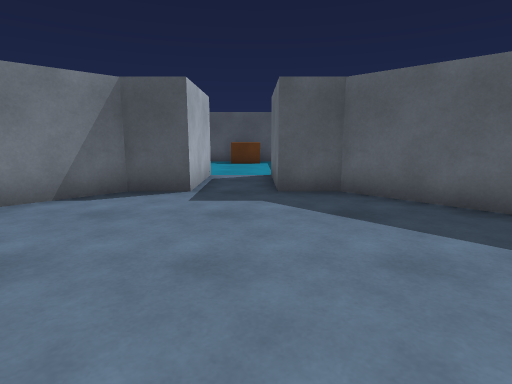
View 1 (above)

16 first-person views from a walk through a 3-D level made in the Unity game engine. The camera is 1.2 m above the floor, tilts 10° down and sees 80° across. The floor is counted in squares, 1 m on a side. Each view is taken from the middle of a square. On the plan, view 1 faces up. The plan holds only what a view shows up to about 13 squares ahead; the rest is blank. The player is left out.

View 2
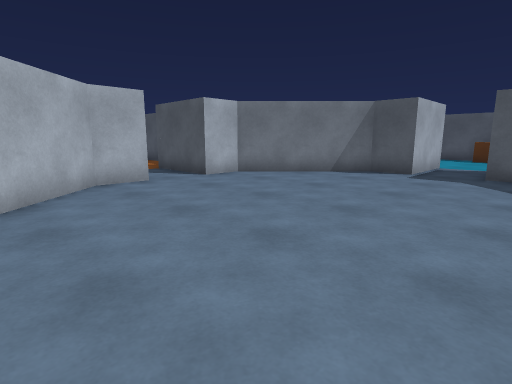

View 3
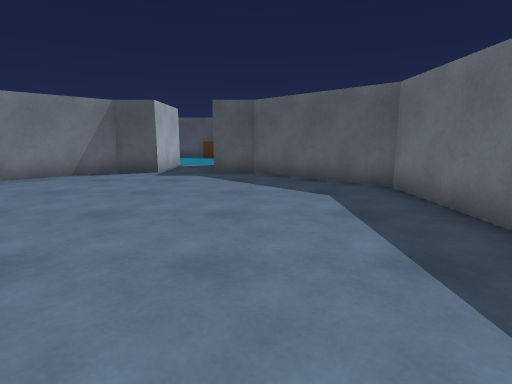

View 4
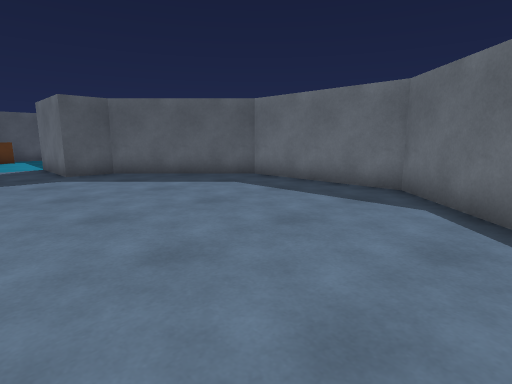

View 5
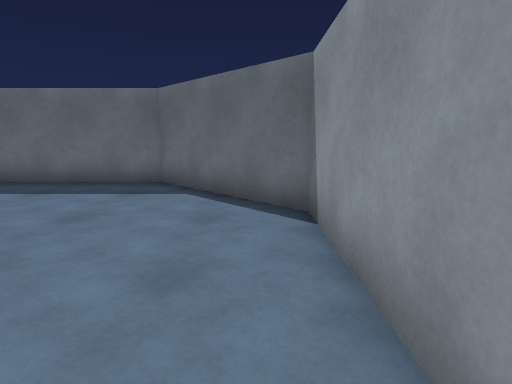

View 6
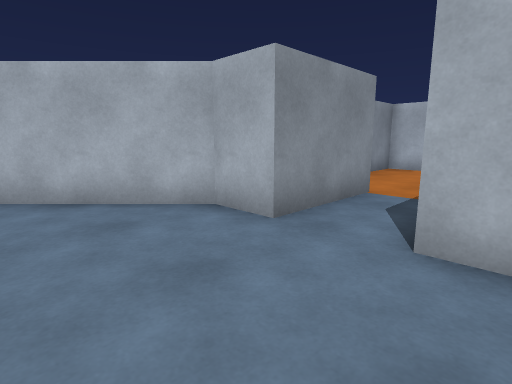

View 7
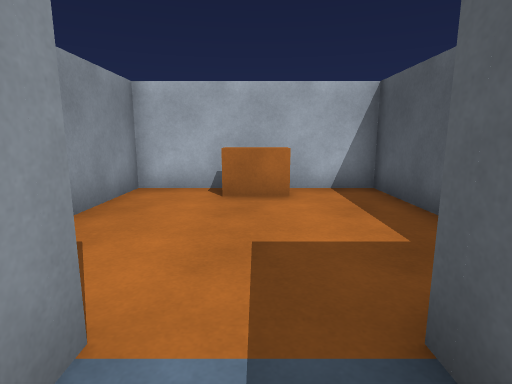

View 8
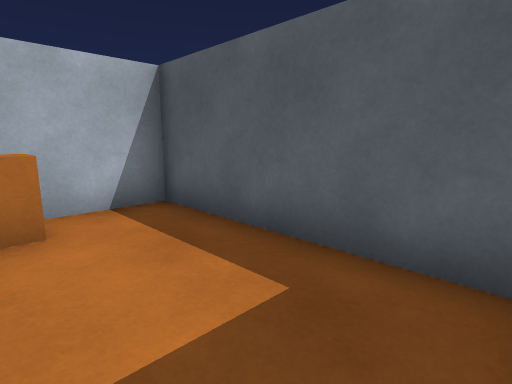

View 9
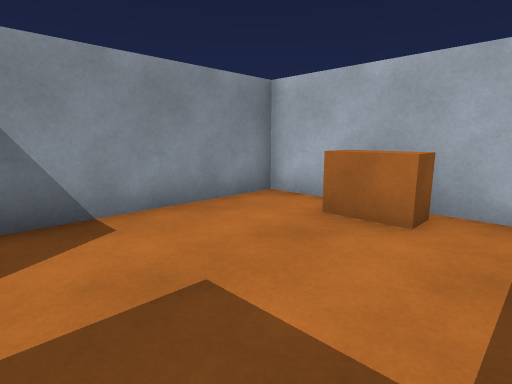

View 10
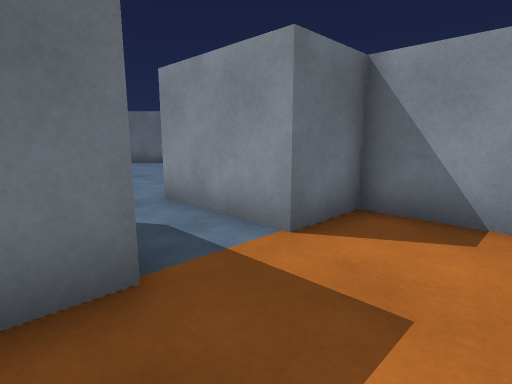

View 11
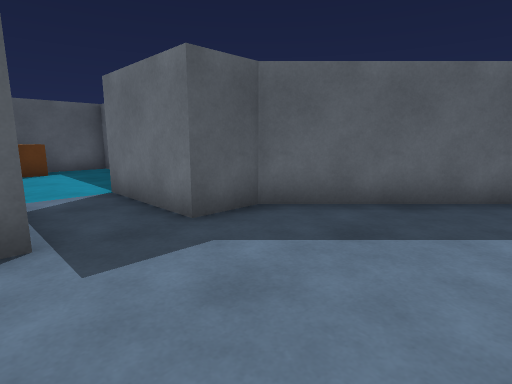

View 12
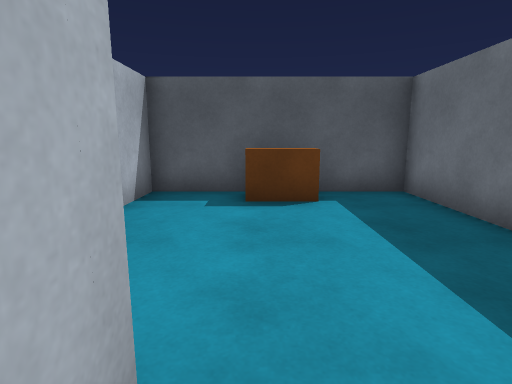

View 13
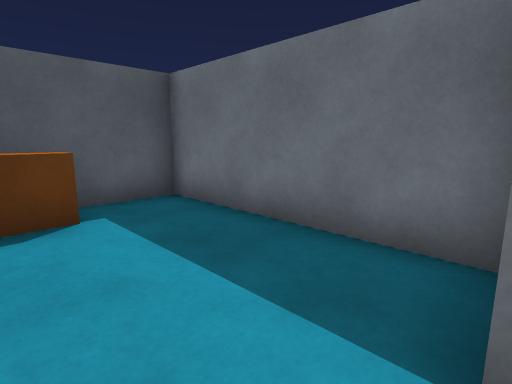

View 14
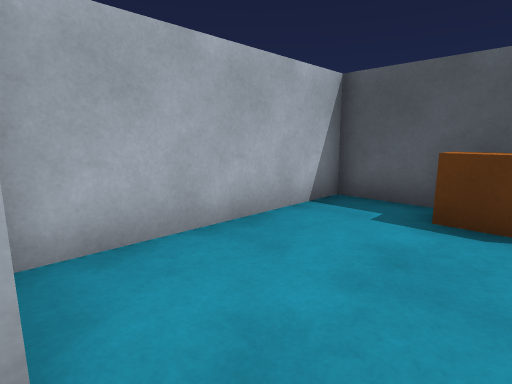

View 15
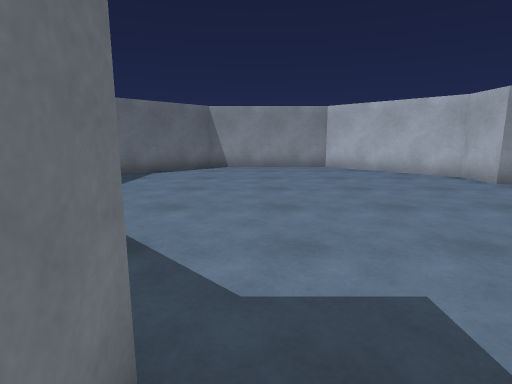

View 16
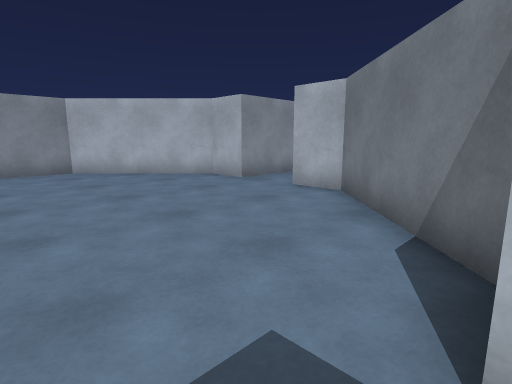

### Floor plan
Points are (right, up) in squares from view 1. A wall is a line through its corners. A room is listed if a view was taken in it or the views show most of it. See-through windows are left out.
Room 1 (views 1, 2, 3, 4, 5, 6, 11, 12, 13, 14, 15, 16)
walls: (-6.4, 0) (-6.4, -1.4) (-2.9, -4.9) (1.9, -4.9) (5.4, -1.4) (5.4, 3.4) (1.9, 6.9) (0.5, 6.9) (0.5, 10.1); (-1.5, 10.2) (-1.5, 6.9) (-2.9, 6.9) (-6.4, 3.4) (-6.4, 2)
ways out: opening at (-6, 1) to room 2; opening at (-0.5, 10) to room 3
Room 2 (views 7, 8, 9, 10)
walls: (-10.1, 3.9) (-15.4, 3.9) (-15.4, -1.9) (-9.6, -1.9) (-9.6, 0) (-6.4, 0); (-6.4, 2) (-9.6, 2) (-9.6, 2.9)
ways out: opening at (-6, 1) to room 1
objects: other object (-15, 1) to (-14, 1)
Room 3 (no view inside)
walls: (2.4, 10.2) (2.4, 15.9) (-3.4, 15.9) (-3.4, 10.2)
ways out: opening at (-0.5, 10) to room 1
objects: other object (-1, 15) to (0, 15)

Where each view was taken, in squares from view 1:
view 1: 0 up, 0 right, facing up
view 2: 4 down, 2 right, facing up-left
view 3: 4 down, 2 right, facing up
view 4: 4 down, 2 left, facing up-right
view 5: 4 down, 3 left, facing right
view 6: 3 up, 3 left, facing down-left
view 7: 1 up, 8 left, facing left
view 8: 1 up, 10 left, facing up-left
view 9: 3 up, 10 left, facing down-left
view 10: 3 up, 12 left, facing down-right
view 11: 3 up, 2 left, facing up-right
view 12: 9 up, 1 left, facing up
view 13: 10 up, 1 left, facing up-right
view 14: 10 up, 0 right, facing up-left
view 15: 8 up, 0 right, facing down
view 16: 7 up, 0 right, facing down-left
